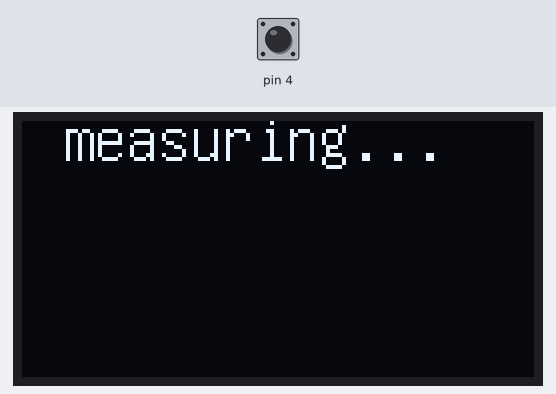
Simulated run of this sketch. Board: Arduino Uno, built with avr-gcc and run on an emulated ATmega328P. On the bench: 128×64 one-colour display. The test bench sets the inputs (shaded band); at power-on: pin 4 LOW. What the sketch prints to the serial monitor is not drawn.

Above: at 1.2 s.
1.3 s: pin 4 driven HIGH
At 1.63 s:
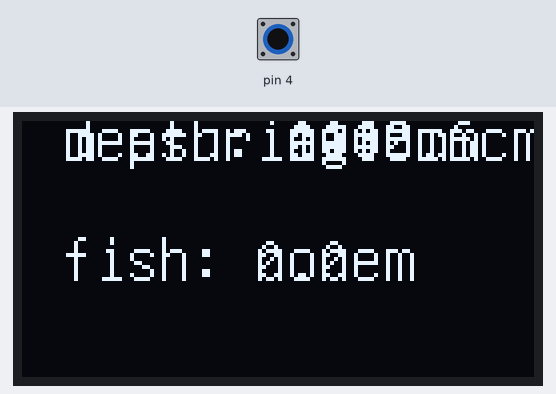
3.7 s: pin 4 driven LOW
At 5.0 s:
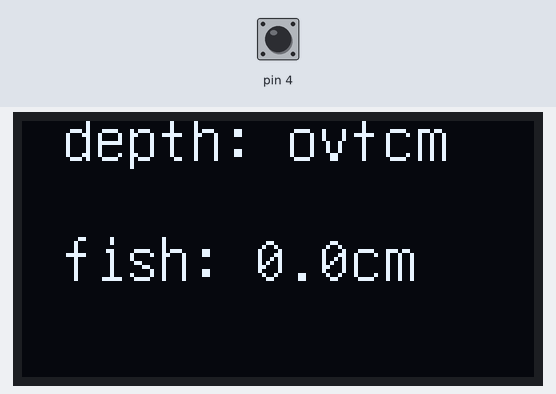
5.4 s: pin 4 pulsed HIGH 5 times (0.12 s each, 0.3 s apart)
At 8.4 s:
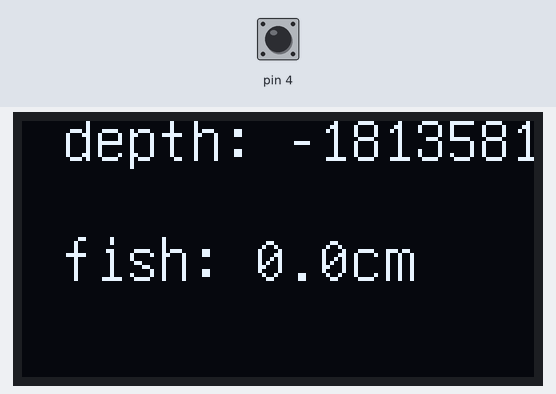
Timing chart, 0 to 9.9 s (numbered marks = the images above; inputs shaded):
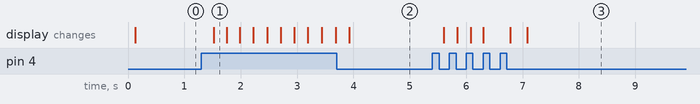

The sketch:

fish.ino
```cpp
 #include "U8glib.h"
 U8GLIB_SSD1306_128X64 u8g(13, 11, 10, 9, 8);  // SW SPI Com: SCK = 13, MOSI = 11, CS = 10, A0 = 9

#include <SoftwareSerial.h>
SoftwareSerial mySerial =  SoftwareSerial(2,3);

unsigned int reading;
byte readByte;
byte read_buffer[4];
byte crcCalc;
float distance;
float dst;
float dsts[5];
int measure_count = 0;
float depth;
float average;
boolean depth_state = false;  //深さが設定済みならtrue
boolean fish_state = false; //魚がいたらtrue

 void setup() {
     u8g.setColorIndex(1);
     pinMode(13, OUTPUT);
     digitalWrite(13, HIGH);

     mySerial.begin (9600);
     Serial.begin (9600);

     for (byte loopstep = 0; loopstep <= 3; loopstep++) {
        read_buffer[loopstep] = 0;
      }

     pinMode(4, INPUT);
 }

// 水深を測るメソッド
 void measure() {
    if (mySerial.available() < 1) {
      return;
    }
    readByte = mySerial.read();
    for (byte loopstep = 0; loopstep <= 2; loopstep++) {
        read_buffer[loopstep] = read_buffer[loopstep + 01];
      }
      read_buffer[03] = readByte;
      if (read_buffer[00] != 0xff) {
        return; // this is not the beginning of the data
      };
      crcCalc = read_buffer[00] + read_buffer[01] + read_buffer[02];
      if (read_buffer[03] != crcCalc) {
        return; // the checksum of the data packet did not match
      };
      distance = (read_buffer[01] * 0xff) + read_buffer[02];
      dst = distance/10.0;
      Serial.print(dst,1);
      Serial.println(" cm");
      measure_count++;
      dsts[measure_count - 1] = dst;
      delay(500);
      while (mySerial.available() > 0) {
         readByte = mySerial.read();
      }
 }
 void loop() {
    u8g.firstPage();
     do {
      measure();
      u8g.setFont(u8g_font_unifont);
      if(!depth_state) {
        u8g.setPrintPos(10, 10);
        u8g.print("measuring...");
      }
      if(!depth_state && measure_count == 5) {
        setDepth();
      }
      if(depth_state) {
        u8g.setFont(u8g_font_unifont);
        u8g.setPrintPos(10, 10);
        u8g.print("depth: ");
        u8g.print(depth,1);
        u8g.print("cm");
        check();
        if(fish_state) {
          u8g.setPrintPos(10, 40);
          u8g.print("fish: ");
          u8g.print(dst,1);
          u8g.print("cm");
        } else {
          u8g.setPrintPos(10, 40);
          u8g.print("fish: ");
          u8g.print("none");
        }
      }
      if(digitalRead(4) == HIGH) {
        reset();
      }
    } while( u8g.nextPage() );
 }

// リセットボタンを押した時の処理
void reset() {
  Serial.println("reset");
  depth_state = false;
  measure_count = 0;
  setDepth();
}

//　水深を設定するメソッド
void setDepth() {
  Serial.println("setDepth");
  float sum = dsts[measure_count - 5] + dsts[measure_count - 4] + dsts[measure_count - 3] + dsts[measure_count - 2] + dsts[measure_count - 1];
  average = sum / 5;
  boolean error = true;
  int i = 5;
  while(i > 0) {
    if(dsts[measure_count - i] - average > 5 && dsts[measure_count - i] - average < -5) {
      error = false;
    }
    i--;
  }
  if(error) {
    depth = average;
    depth_state = true;
  } else {
    measure_count = 0;
  }
}

//　魚がいないかチェックするメソッド
void check() {
  if(depth - dst > 5 || depth - dst < -5) {
    fish_state = true;
  } else {
    fish_state = false;
  }
}
```

Measured:
- after the input at 1.3 s, the display: changes after 0.22 s (image 1)
- after the input at 3.7 s, the display: changes after 0.22 s (image 2)
- after the input at 5.4 s, the display: first changes after 0.20 s (image 3 shows a later state)
